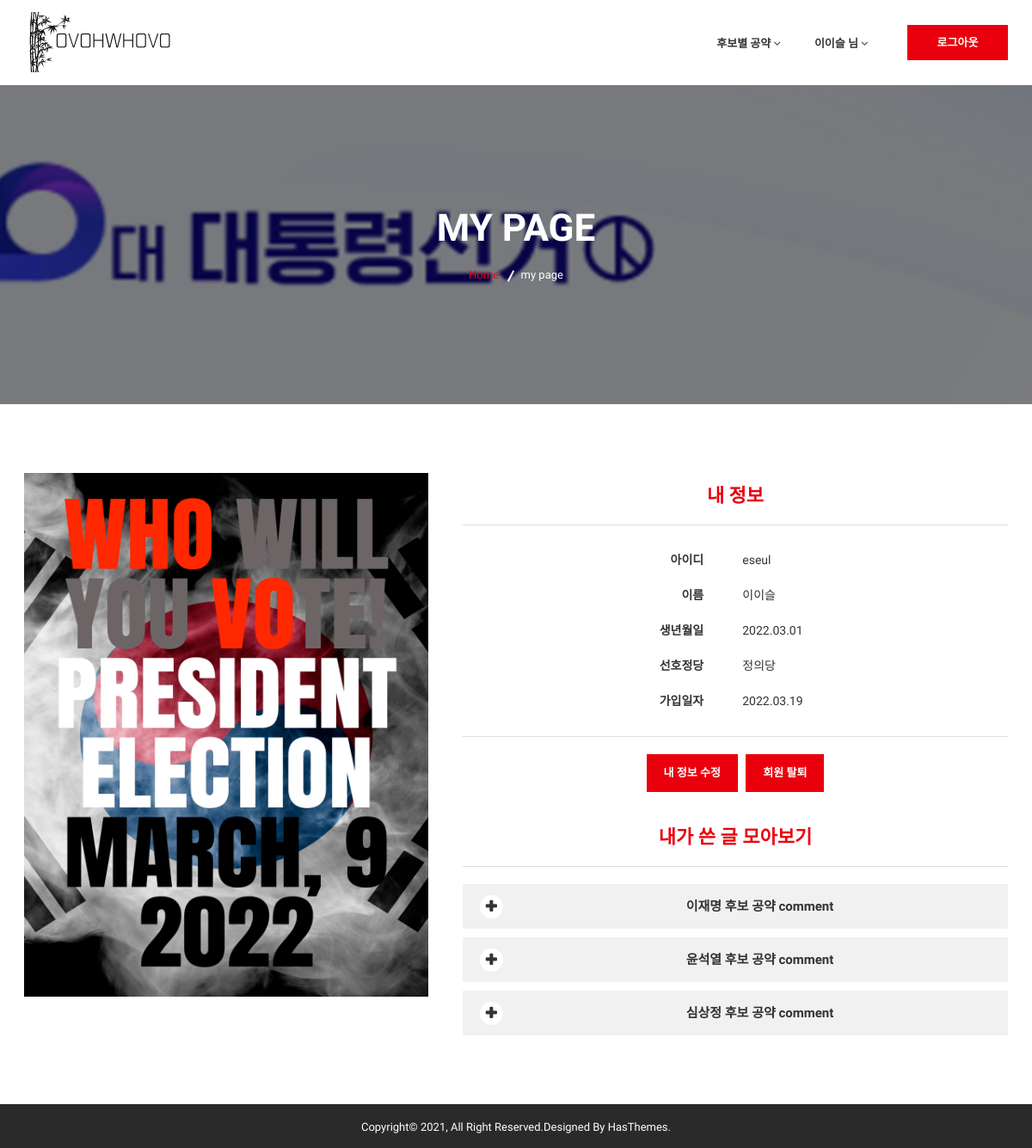
The app's page /user/change/ (signed in), older data.
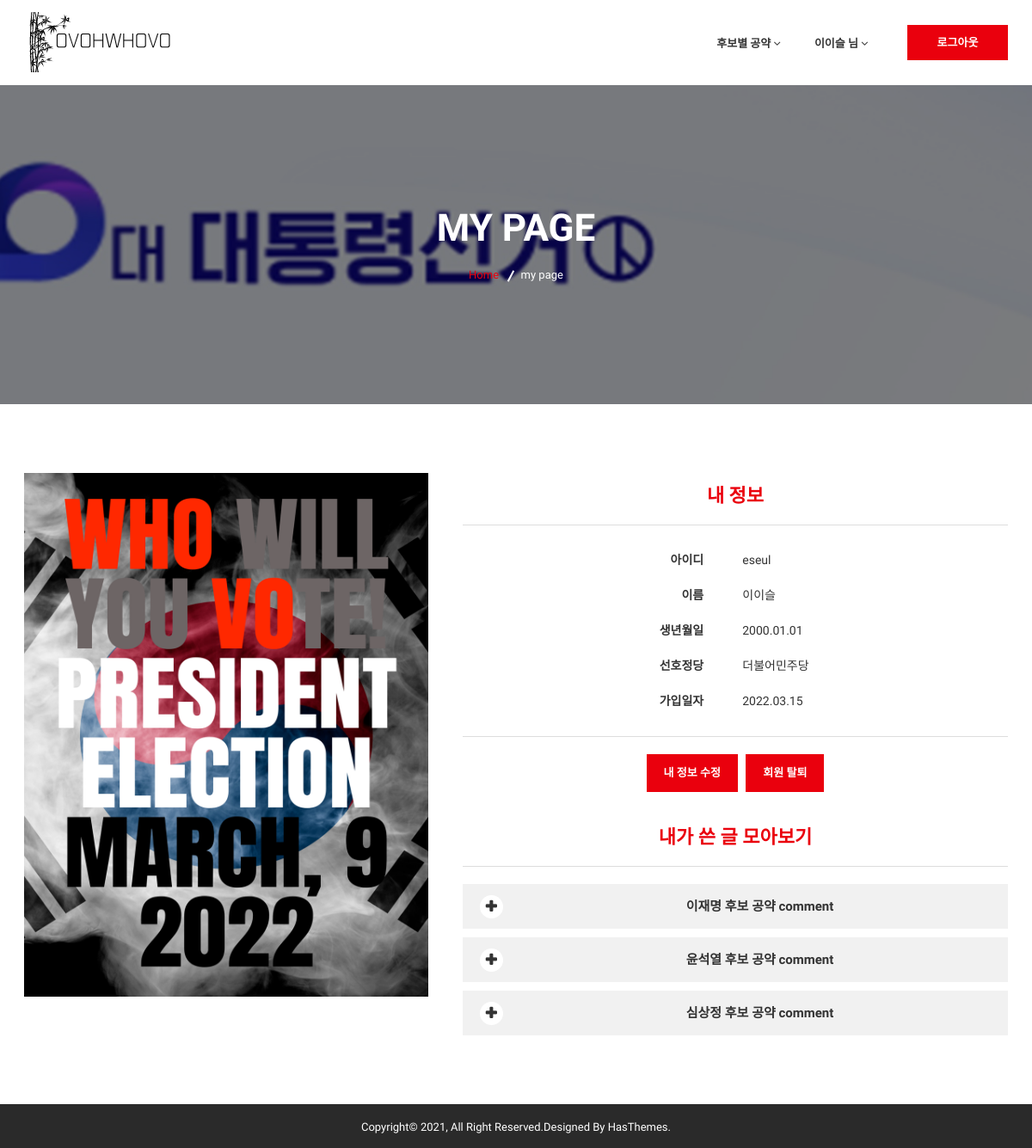
The same page, newer data.
### userApp/models.py (models this page shows)
class WebMember(models.Model):
    member_id = models.TextField(max_length=100, primary_key=True)
    member_pwd = models.TextField(max_length=100, blank=False, null=False)
    member_name = models.TextField(max_length=100, blank=False, null=False)
    member_poli = models.TextField(max_length=100, blank=False, null=False)
    member_age = models.DateField()
    member_regdate = models.DateTimeField(auto_now=True)

### userApp/views.py (the view)
# urls.py: path('change/', views.mypage, name='change'),
def mypage(request) :
    print(">>>> mypage")
    if request.session.get('member_name') :
        id = request.session.get('member_id')
        print('>>> our member', id)
        user = WebMember.objects.get(member_id=id)
        cand1posts = Post.objects.filter(writer_id=id, candidate_num=1).order_by('detail_num')
        cand2posts = Post.objects.filter(writer_id=id, candidate_num=2).order_by('detail_num')
        cand3posts = Post.objects.filter(writer_id=id, candidate_num=3).order_by('detail_num')
        print('>>>> type check', type(user.member_age), user.member_age)
        context = {
            'session_member_name': request.session.get('member_name'),
            'session_member_id': request.session.get('member_id'),
            'user' : user,
            'cand1posts' : cand1posts,
            'cand2posts' : cand2posts,
            'cand3posts' : cand3posts,
        }
        return render(request, 'user/mypage.html', context)

### userApp/templates/user/mypage.html (shortened to what this page needs)
{% load static %}
<!doctype html>
<html class="no-js" lang="en">
    <head>
        <link rel="stylesheet" href="{% static 'css/bootstrap.min.css' %}">
        <link rel="stylesheet" href="{% static 'css/font-awesome.min.css' %}">
        <link rel="stylesheet" href="{% static 'css/meanmenu.min.css' %}">
        <link rel="stylesheet" href="{% static 'css/owl.carousel.min.css' %}">
		<link rel="stylesheet" href="{% static 'lib/css/nivo-slider.css' %}" type="text/css" />
		<link rel="stylesheet" href="{% static 'lib/css/preview.css' %}" type="text/css" media="screen" />
        <link rel="stylesheet" href="{% static 'css/chosen.min.css' %}">
        <link rel="stylesheet" href="{% static 'css/animate.css' %}">
        <link rel="stylesheet" href="{% static 'css/magnific-popup.css' %}">
        <link rel="stylesheet" href="{% static 'css/normalize.css' %}">
        <link rel="stylesheet" href="{% static 'css/main.css' %}">
        <link rel="stylesheet" href="{% static 'style.css' %}">
        <link rel="stylesheet" href="{% static 'css/responsive.css' %}">
    </head>
    <body>
        <div class="wrapper">
            <header class="header-area">
                <div class="header-bottom stick-h2">
                    <div class="container">
                        <div class="row">
                            <div class="col-lg-12">
                                <div class="logo floatleft">
                                    <a href="../../whovo/">
                                        <img alt="" src="{% static 'img/logo/whovologo.png' %}">
                                    </a>
                                </div>
                                <div class="header-search floatright">
                                    {% if session_member_name %}
                                    <div class="header-button floatright">
                                        <a href="../../user/logout">로그아웃</a>
                                    </div>
                                    {% else %}
                                    <div class="header-button floatright">
                                        <a href="../../user/index">로그인</a>
                                    </div>
                                    {% endif %}
                                </div>
                                <div class="main-menu floatright">
                                    <nav>
                                        <ul>
                                            <li><a href=""> 후보별 공약 <i class="fa fa-angle-down" aria-hidden="true"></i></a>
                                            </li>
                                            {% if session_member_name %}
                                            <li><a href=""> {{ session_member_name }} 님 <i class="fa fa-angle-down" aria-hidden="true"></i></a>
                                            </li>
                                            {% endif %}
                                        </ul>
                                    </nav>
                                </div>
                            </div>
                        </div>
                    </div>
                </div>
            </header>
            <section class="breadcrumbs-area ptb-140 about-bg">
                <div class="container">
                    <div class="row">
                        <div class="col-lg-12 text-center">
                            <div class="breadcrumbs">
                                <h2 class="page-title">MY PAGE</h2>
                                <ul>
                                    <li><a href="../../whovo/">Home</a></li>
                                    <li>my page</li>
                                </ul>
                            </div>
                        </div>
                    </div>
                </div>
            </section>
            <section class="team-details-area ptb-80">
                <div class="container">
                    <div class="row">
                        <div class="col-lg-12">
                            <div class="tab-content2 tab-content">
                                <div role="tabpanel" class="tab-pane active" id="one">
                                    <div class="tab-img2">
                                        <img src="{% static 'img/banner/POS5.png' %}" alt="">
                                    </div>
                                    <div class="team-details-all fix">
                                        <div class="team-details-top">
                                            <div class="team-details-text" align="center">
                                                <h3>내 정보</h3>
                                                    <table>
                                                        <tbody>
                                                            <tr>
                                                                <th scope="row"><b>아이디</b></th>
                                                                <td>{{ session_member_id }}</td>
                                                            </tr>
                                                            <tr>
                                                                <th scope="row"><b>이름</b></th>
                                                                <td>{{session_member_name}}</td>
                                                            </tr>
                                                            <tr>
                                                                <th scope="row"><b>생년월일</b></th>
                                                                <td>{{user.member_age|date:'Y.m.d'}}</td>
                                                            </tr>
                                                            <tr>
                                                                <th scope="row"><b>선호정당</b></th>
                                                                <td>{{user.member_poli}}</td>
                                                            </tr>
                                                            <tr>
                                                                <th scope="row" style="padding-bottom: 30px;"><b>가입일자</b></th>
                                                                <td style="padding-bottom: 30px;">{{user.member_regdate|date:'Y.m.d'}}</td>
                                                            </tr>
                                                        </tbody>
                                                    </table>
                                                    <button class="submit" type="submit" style="margin: 0 3px;" onclick="javascript: location.href='../password_check_page/';">
                                                        내 정보 수정
                                                    </button>
                                                    <button class="submit" type="submit" style="margin: 0 3px;" onclick="confirmFunction()">
                                                        회원 탈퇴
                                                    </button>
                                            </div>
                                        </div>
                                        <div class="team-details-top">
                                            <div class="team-details-text" align="center">
                                                <h3 style="margin-top: 40px;">내가 쓴 글 모아보기</h3>
                                                <div class="col-lg-6 col-md-6" style="width: 100%;">
                                                    <div class="faq-accordion">
                                                        <div class="panel-group" id="accordion" role="tablist" aria-multiselectable="true">
                                                            <div class="panel sauget-accordion">
                                                                <div class="panel-heading" role="tab" id="headingOne">
                                                                    <h4 class="panel-title">
                                                                        <a class="collapsed" data-bs-toggle="collapse" href="#checkoutMethod" aria-expanded="false" aria-controls="checkoutMethod">
                                                                            이재명 후보 공약 comment
                                                                        </a>
                                                                    </h4>
                                                                </div>
                                                            </div>
                                                            <div class="panel sauget-accordion">
                                                                <div class="panel-heading" role="tab" id="headingTwo">
                                                                    <h4 class="panel-title">
                                                                        <a class="collapsed" data-bs-toggle="collapse" href="#billingInformation" aria-expanded="false" aria-controls="billingInformation">
                                                                            윤석열 후보 공약 comment
                                                                        </a>
                                                                    </h4>
                                                                </div>
                                                            </div>
                                                            <div class="panel sauget-accordion">
                                                                <div class="panel-heading" role="tab" id="headingThree">
                                                                    <h4 class="panel-title">
                                                                        <a class="collapsed" data-bs-toggle="collapse" href="#shippingMethod" aria-expanded="false" aria-controls="shippingMethod">
                                                                            심상정 후보 공약 comment
                                                                        </a>
                                                                    </h4>
                                                                </div>
                                                            </div>
                                                        </div>
                                                    </div>
                                                </div>
                                            </div>
                                        </div>
                                    </div>
                                </div>
                            </div>
                        </div>
                    </div>
                </div>
            </section>
            <footer id="footer" class="social-area">
                <div class="footer-bottom">
                    <div class="container">
                        <div class="row">
                            <div class="footer-bottom-all">
                                <div class="col-lg-12 col-12 col-md-12">
                                    <div class="copyright-text text-center">
                                        <p>Copyright© 2021, All Right Reserved.Designed by <a href="https://hasthemes.com/"> HasThemes.</a></p>
                                    </div>
                                </div>
                            </div>
                        </div>
                    </div>
                </div>
            </footer>
        </div>
    </body>
</html>

### bbsApp/static/css/main.css (style rules this page uses)
html { color: #222; font-size: 1em; line-height: 1.4; }
audio, canvas, iframe, img, svg, video { vertical-align: middle; }

### bbsApp/static/css/responsive.css (style rules this page uses)
@media (min-width: 1170px) and (max-width: 1450px) { .main-menu ul li { margin-left: 39px; } }

### userApp/templates/user/mypage.html (style rules this page uses)
table { width:100%; border-bottom: 1px solid #ddd; margin-bottom: 20px; }
th, td { padding: 10px 5px; }
th { text-align:right; font-size:bold; width: 45%; }
td { text-align:left; width:55%; padding-left: 40px; }

Row changes from the older to the newer data that the page shows:
changed WebMember: member_name (not shown) → "이이슬"; member_age "2022.03.01" → "2000.01.01"; member_poli "정의당" → "더불어민주당"; member_regdate "2022.03.19" → "2022.03.15"
Text that changed along with them:
{{ session_member_name }}: "이이슬" → (not shown)
